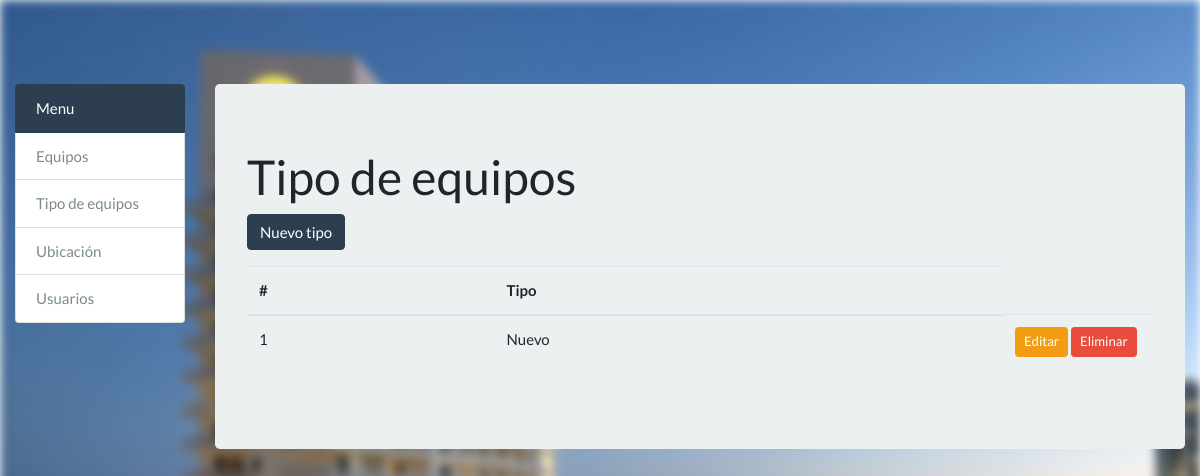
The app's page /tipo_equipos/, older data.
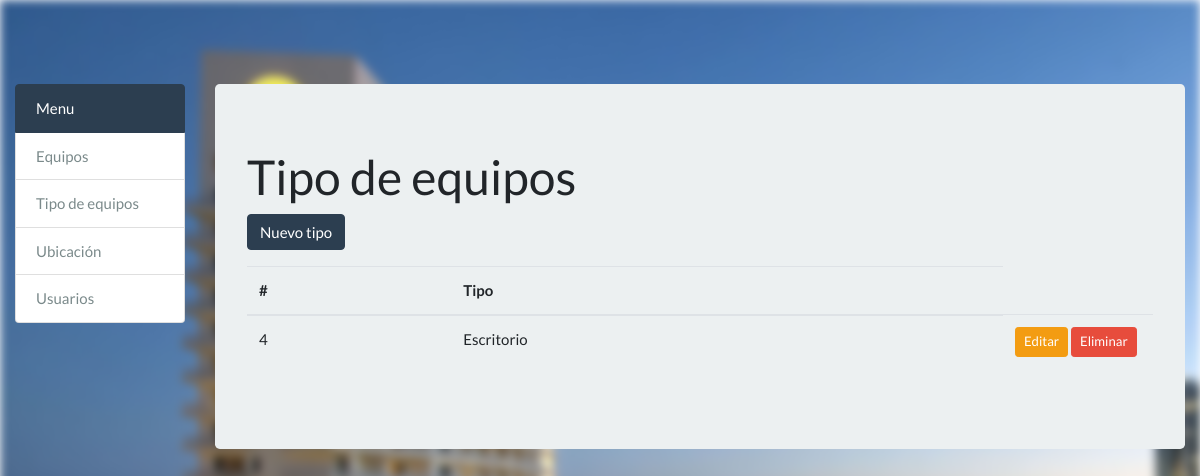
The same page, newer data.
### equipos/models.py (models this page shows, shortened)
class Tipos_Equipos(models.Model):
	id_tipos_equipos = models.AutoField(primary_key=True,max_length=5)
	tipo = models.CharField(max_length=20,blank=True,null=True)

### equipos/views.py (the view)
# urls.py: url(r'^tipo_equipos/$', views.tipo_equipos_list, name='tipo_equipo_list'),
def tipo_equipos_list(request):
    tipos_equipos = Tipos_Equipos.objects.all()
    return render(request,'TipoEquipos/tipo_equipo_list.html',{'tipos_equipos':tipos_equipos})

### templates/TipoEquipos/tipo_equipo_list.html (shortened to what this page needs)
{% extends 'base.html' %}
{% load static %}
{% block content %}
  <h1 class="page-header">Tipo de equipos</h1>
  <p>
    <button type="button" class="btn btn-primary js-create-tipo-equipo" data-url="{% url 'tipo_equipo_create' %}">
      Nuevo tipo
    </button>
  </p>
  <table class="table" id="tipo-equipo-table">
    <thead>
      <tr>
        <th>#</th>
        <th>Tipo</th>
      </tr>
    </thead>
    <tbody>
      {% include 'TipoEquipos/includes/partial_tipo_equipos_list.html' %}
    </tbody>
  </table>
{% endblock %}

### templates/TipoEquipos/includes/partial_tipo_equipos_list.html (shortened to what this page needs)
{% for tipo in tipos_equipos %}
  <tr>
    <td>{{ tipo.id_tipos_equipos }}</td>
    <td>{{ tipo.tipo }}</td>
    <td style="width: 150px">
      <button type="button"
              class="btn btn-warning btn-sm js-update-tipo-equipo"
              data-url="{% url 'tipo_equipo_update' tipo.id_tipos_equipos %}">
         Editar
      </button>
      <button type="button"
              class="btn btn-danger btn-sm js-delete-tipo-equipo"
              data-url="{% url 'tipo_equipo_delete' tipo.id_tipos_equipos %}">
         Eliminar
      </button>
    </td>
  </tr>
{% empty %}
  <tr>
    <td colspan="8" class="text-center bg-warning">No hay tipos</td>
  </tr>
{% endfor %}

Row changes from the older to the newer data that the page shows:
removed Tipos_Equipos: id_tipos_equipos "1", tipo "Nuevo"
added Tipos_Equipos: id_tipos_equipos "4", tipo "Escritorio"
